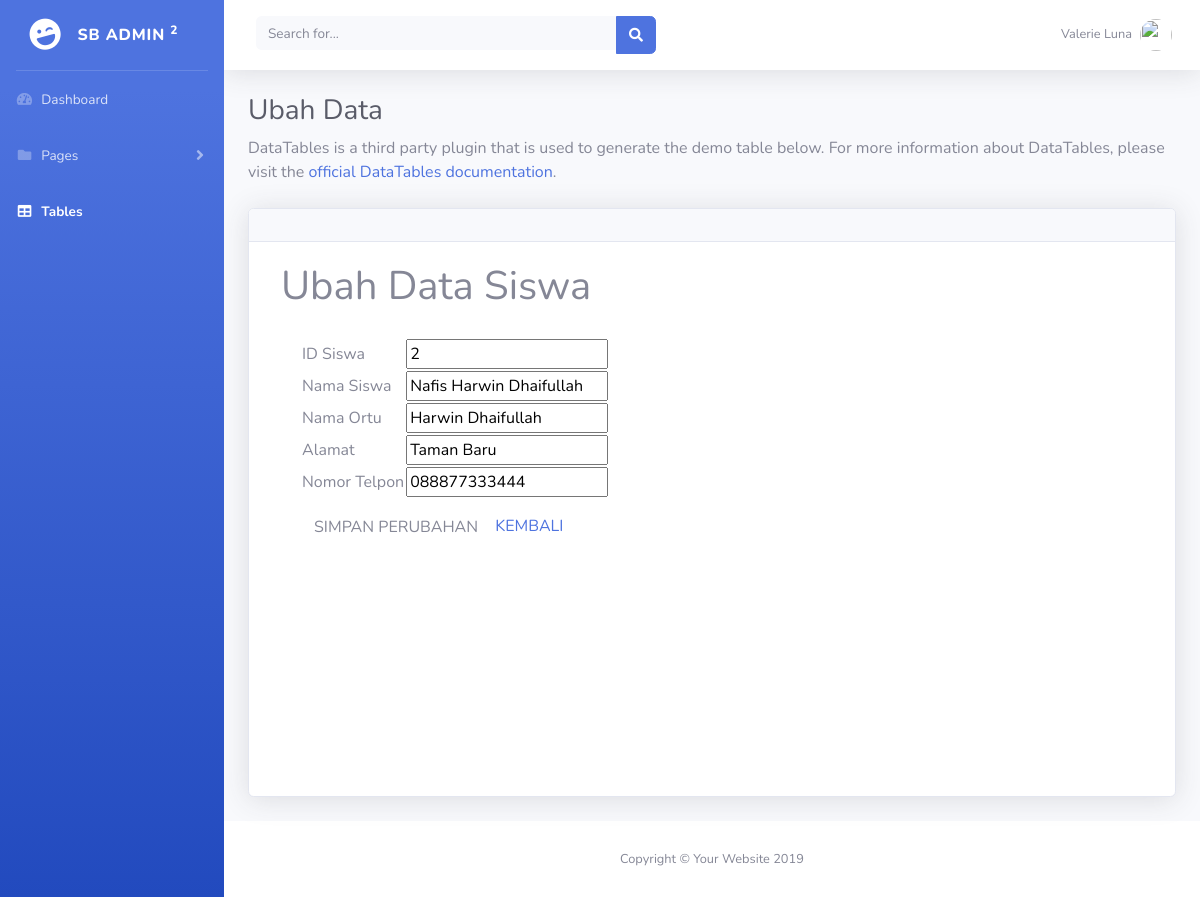
Page /inside/script/data_siswa/ubah.php?id_siswa=2 on the committed database.
### tables this page shows
CREATE TABLE IF NOT EXISTS `tb_siswa` (
  `id_siswa` int(50) NOT NULL AUTO_INCREMENT,
  `nama_siswa` varchar(70) NOT NULL,
  `nama_ortu` varchar(70) NOT NULL,
  `alamat` varchar(50) NOT NULL,
  `no_telp` varchar(13) NOT NULL,
  `ket_siswa` varchar(15) NOT NULL,
  `alpha` int(11) NOT NULL,
  `ijin` int(11) NOT NULL,
  `sakit` int(11) NOT NULL,
  `masuk` int(11) NOT NULL,
  PRIMARY KEY (`id_siswa`)
);

### inside/script/data_siswa/ubah.php (the view, shortened to what this page needs)
<?php
  include 'koneksi.php';
  $id_siswa=$_GET['id_siswa'];
  $siswa=mysqli_query($koneksi, "SELECT * FROM tb_siswa WHERE id_siswa = '$id_siswa'");
  $row=mysqli_fetch_array($siswa);
?>
<!DOCTYPE html>
<html lang="en">
<head>
  <link href="../../vendor/fontawesome-free/css/all.min.css" rel="stylesheet" type="text/css">
  <link href="../../css/sb-admin-2.min.css" rel="stylesheet">
  <link href="../../vendor/datatables/dataTables.bootstrap4.min.css" rel="stylesheet">
</head>
<body id="page-top">
  <div id="wrapper">
    <ul class="navbar-nav bg-gradient-primary sidebar sidebar-dark accordion" id="accordionSidebar">
      <a class="sidebar-brand d-flex align-items-center justify-content-center" href="../../dashboard.php">
        <div class="sidebar-brand-icon rotate-n-15">
          <i class="fas fa-laugh-wink"></i>
        </div>
        <div class="sidebar-brand-text mx-3">SB Admin <sup>2</sup></div>
      </a>
      <hr class="sidebar-divider my-0">
      <li class="nav-item">
        <a class="nav-link" href="../../dashboard.php">
          <i class="fas fa-fw fa-tachometer-alt"></i>
          <span>Dashboard</span></a>
      </li>
      <li class="nav-item">
        <a class="nav-link collapsed" href="#" data-toggle="collapse" data-target="#collapsePages" aria-expanded="true" aria-controls="collapsePages">
          <i class="fas fa-fw fa-folder"></i>
          <span>Pages</span>
        </a>
      </li>
      <li class="nav-item active">
        <a class="nav-link" href="../../tables.php">
          <i class="fas fa-fw fa-table"></i>
          <span>Tables</span></a>
      </li>
    </ul>
    <div id="content-wrapper" class="d-flex flex-column">
      <div id="content">
        <nav class="navbar navbar-expand navbar-light bg-white topbar mb-4 static-top shadow">
          <form class="d-none d-sm-inline-block form-inline mr-auto ml-md-3 my-2 my-md-0 mw-100 navbar-search">
            <div class="input-group">
              <input type="text" class="form-control bg-light border-0 small" placeholder="Search for..." aria-label="Search" aria-describedby="basic-addon2">
              <div class="input-group-append">
                <button class="btn btn-primary" type="button">
                  <i class="fas fa-search fa-sm"></i>
                </button>
              </div>
            </div>
          </form>
          <ul class="navbar-nav ml-auto">
            <li class="nav-item dropdown no-arrow">
              <a class="nav-link dropdown-toggle" href="#" id="userDropdown" role="button" data-toggle="dropdown" aria-haspopup="true" aria-expanded="false">
                <span class="mr-2 d-none d-lg-inline text-gray-600 small">Valerie Luna</span>
                <img class="img-profile rounded-circle" src="https://source.unsplash.com/QAB-WJcbgJk/60x60">
              </a>
            </li>
          </ul>
        </nav>
        <div class="container-fluid">
          <h1 class="h3 mb-2 text-gray-800">Ubah Data </h1>
          <p class="mb-4">DataTables is a third party plugin that is used to generate the demo table below. For more information about DataTables, please visit the <a target="_blank" href="https://datatables.net">official DataTables documentation</a>.</p>
          <div class="card shadow mb-4">
            <div class="card-header py-3">
            </div>
            <div class="card-body">
              <div class="table-responsive">
                <div class = "col-sm-10">
        <h1>Ubah Data Siswa</h1>
        <div style="padding-bottom: 210px;">
            <fieldset style = "padding: 10px;">
              <form method="post" action="action_update.php" style="padding: 10px;">
                <table>
                  <tr>
                    <td>ID Siswa</td>
                    <td><input type="text" name="id_siswa" onkeyup="isi otomatis" value="<?php echo $row['id_siswa']; ?>"></td>
                  </tr>
                  <tr>
                    <td>Nama Siswa</td>
                    <td><input type="text" name="nama_siswa" value="<?php echo $row['nama_siswa']; ?>"></td>
                  </tr>
                  <tr>
                    <td>Nama Ortu</td>
                    <td><input type="text" name="nama_ortu" value="<?php echo $row['nama_ortu']; ?>"></td>
                  </tr>
                  <tr>
                    <td>Alamat</td>
                    <td><input type="text" name="alamat" value="<?php echo $row['alamat']; ?>"></td>
                  </tr>
                  <tr>
                    <td>Nomor Telpon</td>
                    <td><input type="text" name="no_telp" value="<?php echo $row['no_telp']; ?>"></td>
                  </tr>
                </table>
                <div class="buton" style="padding-top: 10px;">
                  <td colspan="2">
                  <button class="btn" type="submit" value="simpan">SIMPAN PERUBAHAN</button>
                  <a href="../../tables.php">KEMBALI</a>
                  </td>
                </div>
              </form>
            </fieldset>
        </div>
      </div>
              </div>
            </div>
          </div>
        </div>
      </div>
      <footer class="sticky-footer bg-white">
        <div class="container my-auto">
          <div class="copyright text-center my-auto">
            <span>Copyright &copy; Your Website 2019</span>
          </div>
        </div>
      </footer>
    </div>
  </div>
</body>
</html>

### rows in the picture
tb_siswa: id_siswa "2", nama_siswa "Nafis Harwin Dhaifullah", nama_ortu "Harwin Dhaifullah", alamat "Taman Baru", no_telp "088877333444"
